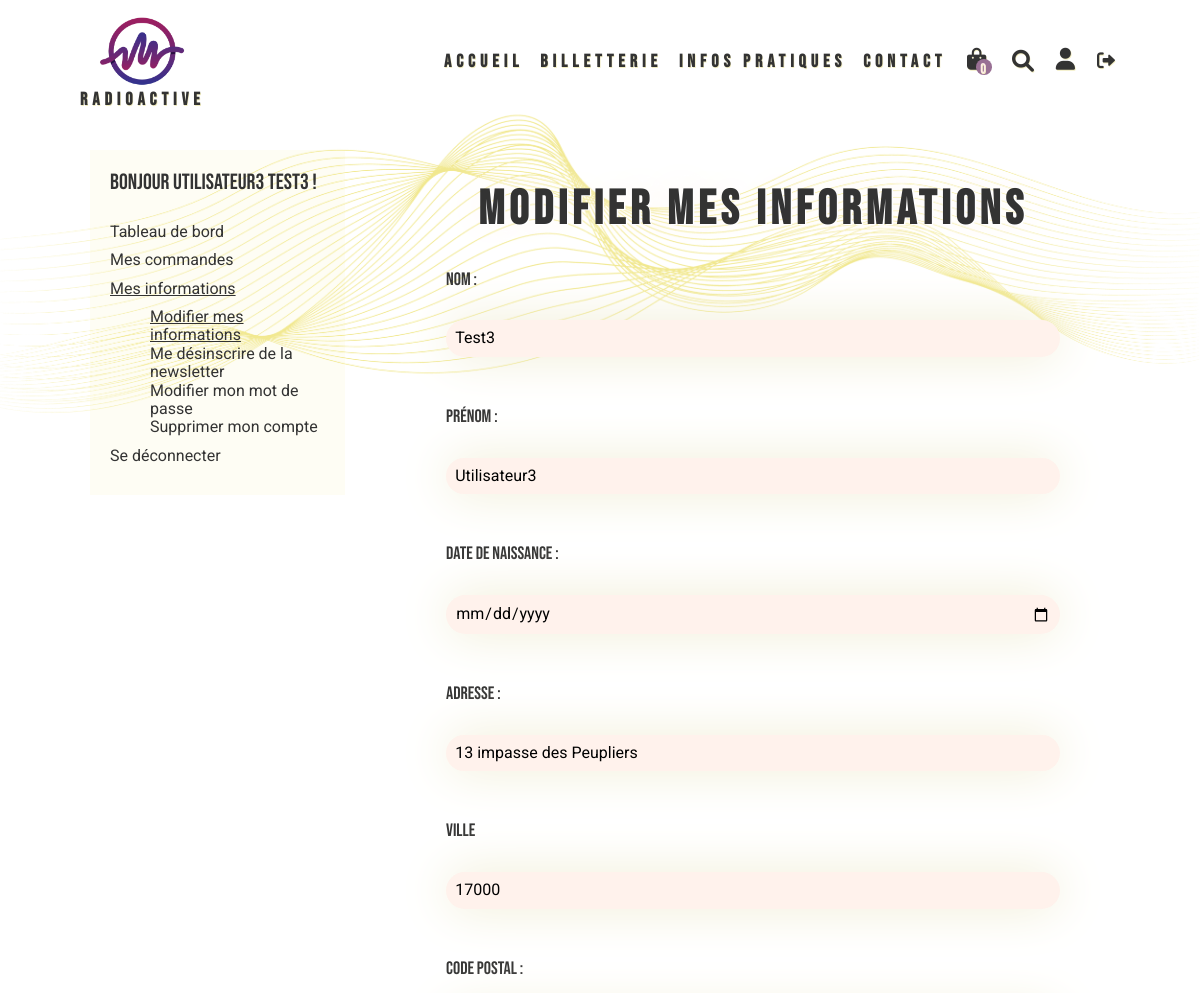
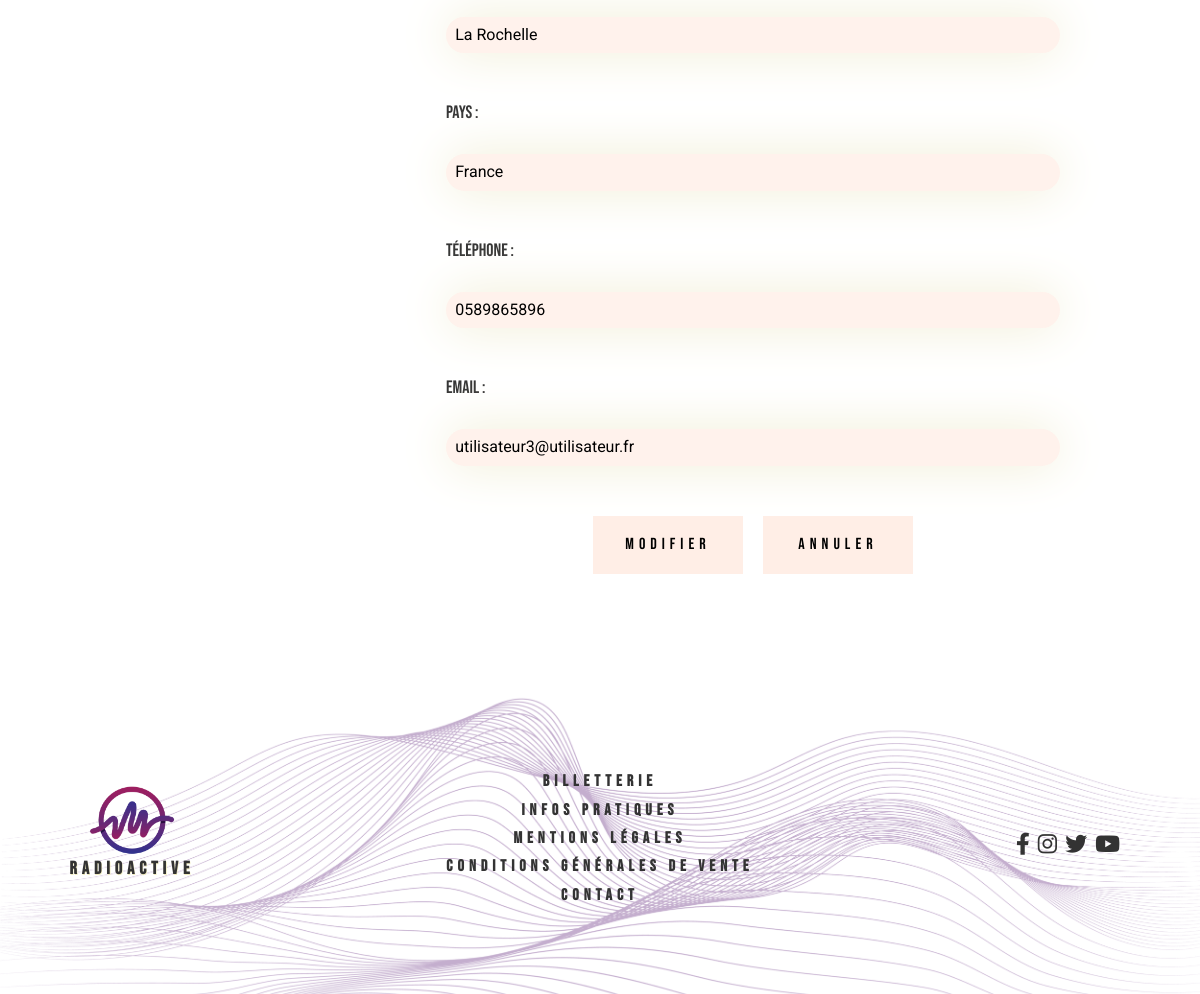
The app's page /index.php?action=modifyAccount (signed in) with its own data (2 pictures, top to bottom).
### tables this page shows
CREATE TABLE `users` (
  `id_user` int(11) NOT NULL,
  `lastname` varchar(250) NOT NULL,
  `name` varchar(250) NOT NULL,
  `email` varchar(250) NOT NULL,
  `adress` varchar(250) NOT NULL,
  `postcode` varchar(250) NOT NULL,
  `city` varchar(250) NOT NULL,
  `country` varchar(250) NOT NULL,
  `phone` varchar(250) NOT NULL,
  `birthdate` date NOT NULL,
  `password` varchar(260) NOT NULL,
  `newsletter` varchar(10) DEFAULT NULL
);

### config/Database.php (called while the page is built, shortened)
<?php
class Database
{
    private $connexion;
    public function __construct()
    {
        try
        {
            $this -> connexion = new PDO("mysql:host=".self::HOST.";dbname=".self::BDD,self::USER,self::MDP);
            $this -> connexion -> exec("SET CHARACTER SET utf8");
        }
        catch(Exception $message)
        {
            die("erreur de connexion ".$message -> getMessage());
        }
    }
    public function getConnexion()
    {
        return $this -> connexion;
    }
}

### models/User.php (called while the page is built, shortened)
<?php
class User
{
    private $connexion;
    public function __construct()
    {
        $this -> database = new Database();
        $this -> connexion = $this -> database -> getConnexion();
    }
    public function getUserByEmail($email)
    {
        $query = $this -> connexion -> prepare("SELECT lastname, name, DATE_FORMAT(birthdate, '%d/%m/%Y') AS birthdate, adress, postcode, city, country, phone, email, password, id_user, password FROM users WHERE email = ?");
        $query -> execute([$email]);
        $registered = $query -> fetch();
        return $registered;
    }
    public function getUserByNewsletter($email)
    {
        $query = $this -> connexion -> prepare("SELECT id_user FROM users WHERE email = ? AND newsletter = 'yes'");
        $query -> execute([$email]);
        $user = $query -> fetch();
        return $user;
    }
}

### models/Event.php (called while the page is built, shortened)
<?php
class Event
{
    public function __construct()
    {
        $this -> database = new Database();
    }
}

### models/Order.php (called while the page is built, shortened)
<?php
class Order
{
    public function __construct()
    {
        $this -> database = new Database();
    }
}

### models/Admin.php (called while the page is built, shortened)
<?php
class Admin
{
    public function __construct()
    {
        $this -> database = new Database();
    }
}

### www/user/modifyAccount.phtml (the view, shortened to what this page needs)
<main class="yellowWave">
    <div class="container accountContainer">
        <div class="accountAccess">
            <p>Bonjour <?=  $_SESSION["user"]["name"] ?> <?=  $_SESSION["user"]["lastname"] ?> !</p>
            <p><a href="index.php?action=account">Tableau de bord</a></p>
            <p><a href="index.php?action=account&myOrders">Mes commandes</a></p>
            <p class="actual"><a href="index.php?action=account&myInfos">Mes informations</a></p>
            <ul>
                    <li class="actual"><a href="index.php?action=modifyAccount">Modifier mes informations</a></li>
                    <?php if($userController -> newsletter_joined()) : ?>
                        <li><a href="index.php?action=changeNewsletter&suppNewsletter">Me désinscrire de la newsletter</a></li>
                    <?php else : ?>
                        <li><a href="index.php?action=changeNewsletter">M'inscrire à la newsletter</a></li>
                    <?php endif; ?>
                    <li><a href="index.php?action=modifyPassword">Modifier mon mot de passe</a></li>
                    <li><a href="index.php?action=deleteUser">Supprimer mon compte</a></li>
                </ul>
            <p><a href="index.php?action=disconnect">Se déconnecter</a></p>
        </div>
        <div class="accountContent modifyInfos">
            <h1>Modifier mes informations</h1>
            <form action="index.php?action=modifyAccount" method="post">
                <p><label>Nom :</label></p>
                <p><input type="text" name="lastname" value="<?= $user["lastname"] ?>"></p>
                <p><label>Prénom :</label></p>
                <p><input type="text" name="name" value="<?= $user["name"] ?>"></p>
                <p><label>Date de naissance :</label></p>
                <p><input type="date" name="date" value="<?= $user["birthdate"] ?>"></p>
                <p><label>Adresse :</label></p>
                <p><input type="text" name="adress" value="<?= $user["adress"] ?>"></p>
                <p><label>Ville</label></p>
                <p><input type="text" name="city" value="<?= $user["city"] ?>"></p>
                <p><label>Code postal :</label></p>
                <p><input type="text" name="postcode" value="<?= $user["postcode"] ?>"></p>
                <p><label>Pays :</label></p>
                <p><input type="text" name="country" value="<?= $user["country"] ?>"></p>
                <p><label>Téléphone :</label></p>
                <p><input type="tel" name="phone" value="<?= $user["phone"] ?>"></p>
                <p><label>Email :</label></p>
                <p><input type="email" name="email" value="<?= $user["email"] ?>"></p>
                <div class="accountButtons">
                    <button type="submit" value="submit">Modifier</button>
                    <button type="reset" value="reset">Annuler</button>
                </div>
            </form>
        </div>
    </div>
</main>

### www/css/style.css (style rules this page uses)
* { box-sizing: border-box; margin:0; }
html { font-size: 62.5%; }
body { font-size: 1.6rem; font-family: 'Roboto', sans-serif; background-image:url("../images/background.jpg"); background-size:cover; color:var(--color-dark-grey); background-position: center top; background-repeat: no-repeat; background-attachment: fixed; overflow-x:hidden; }
ul, li { list-style-type: none; }
a { text-decoration: none; color:var(--color-dark-grey); transition: color 0.2s; }
:root { --white:white; --color-warm-white: #fff2ec; --color-cheer-yellow: #f0edd4; --color-light-yellow: #f2edc0; --color-yellow: #f1e88f; --color-middle-yellow: #e7c84f; --color-dark-yellow: #edbe00; --color-beige: #FFEEE6; --color-light-pink:#FEDEDF; --color-pink:#997094; --color-purple : #5d60b9; --color-lavander: #889ACA; --color-red: #C94E76; --color-black: black; --color-dark-grey: #333333; --size-extra-small: 1.1rem; --size-small: 1.4rem; --size-medium-small: 1.8rem; --size-bigger-small: 2.2rem; --size-medium:2.8rem; --size-big:3.5rem; --size-big-medium:4.8rem; --size-very-big: 7rem; --size-huge:10rem; --title-size:1.8rem; }
.container { margin-right:auto; margin-left:auto; width:95%; }
h1 { font-family: 'Bebas Neue', cursive; text-align:center; font-size:var(--size-medium); letter-spacing: 0.5rem; text-shadow: 0.03em 0.03em var(--white), 0em 0em 0.938em var(--color-warm-white); }
.yellowWave { background-image:url("../images/section-background.png"); background-size:100%; background-position: center top; background-repeat: no-repeat; padding-top:3.125em; padding-bottom:3.125em; }
.accountContainer { display:flex; flex-direction:column; }
.accountAccess { background-color: RGBA(241,232,143,0.1); display:flex; flex-direction: column; width:100%; padding:1.25em; }
.accountAccess p { margin-bottom:0.625em; }
.accountAccess ul { margin-bottom:0.625em; }
.accountAccess p:first-of-type { margin-bottom:0.625em; font-family: 'Bebas Neue', cursive; font-size:var(--size-bigger-small); margin-bottom:1.25em; }
.accountContent { width:100%; }
.actual { text-decoration:underline; }
.accountContent label { font-size: var(--size-medium-small); font-family: 'Bebas Neue', cursive; }
.accountContent p { margin-bottom:1.25em; }
.modifyInfos input { margin-bottom:1.875em; margin-top:0.625em; width:100%; padding:1.5%; border:0em; background-color:var(--color-warm-white); border-radius:1.25em; box-shadow: 0em 0em 3.125em var(--color-cheer-yellow); transition: box-shadow 0.3s, background-color 0.3s; }
.accountButtons { display:flex; flex-direction:column; align-items: center; }
.accountContent button { width:9.375em; padding:1.25em; font-family: 'Bebas Neue', cursive; border:0em; cursor:pointer; background-color:var(--color-beige); transition: color 0.3s, background-color 0.3s; letter-spacing:0.5rem; margin-bottom:1.25em; }
label { display:block; }
@media screen and (min-width:510px) { .accountButtons { flex-direction:row; justify-content: center; } }
@media screen and (min-width:510px) { .accountButtons button:first-of-type { margin-right:1.25em; } }
@media screen and (min-width:800px) { main { min-height:50vh; } }
@media screen and (min-width:800px) { .container { margin-right:auto; margin-left:auto; width:85%; } }
@media screen and (min-width:800px) { h1 { font-size:var(--size-big-medium); } }
@media screen and (min-width:980px) { .accountContainer { display:flex; flex-direction:row; justify-content: space-between; align-items: flex-start; } }
@media screen and (min-width:980px) { .accountAccess { display:flex; flex-direction: column; width:25%; } }
@media screen and (min-width:980px) { .accountContent { width:70%; padding:0em 3.125em; } }

### records on screen
users: lastname "Test3", name "Utilisateur3", adress "13 impasse des Peupliers", city "17000", postcode "La Rochelle", country "France", phone "0589865896", email "utilisateur3@utilisateur.fr"

### other values on screen
$_SESSION["user"]["name"] "Utilisateur3"
$_SESSION["user"]["lastname"] "Test3"
